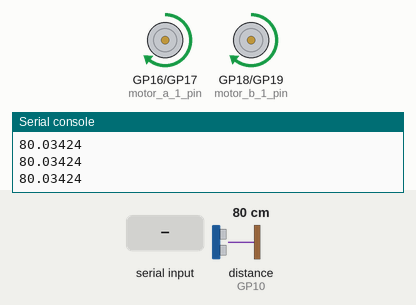
The program below on a simulated Raspberry Pi Pico running MicroPython. Parts: motor-driver pin pairs drawn as motors (green arrow = first pin HIGH = forward, orange = second pin HIGH = backward, longer = more drive), the last lines printed to the serial console. The test bench sets the inputs (shaded band); at power-on: distance to the obstacle (sensor on GP10) 80 cm. The echo pulse lasts 58.3 µs per cm; random numbers come from a fixed seed.

Above: at 1.2 s.
1.3 s: distance to the obstacle (sensor on GP10) set to 43 cm
2.8 s: distance to the obstacle (sensor on GP10) set to 37 cm
At 4.7 s:
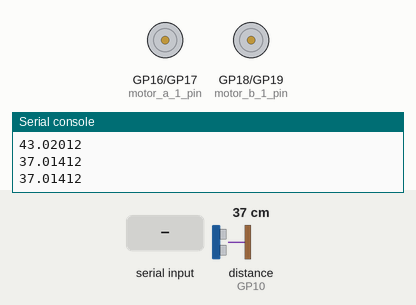
5.8 s: "up\n" received over the second serial link
7.3 s: "run\n" received over the second serial link
At 8.0 s:
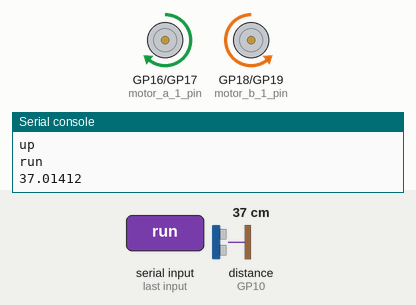
At 9.5 s:
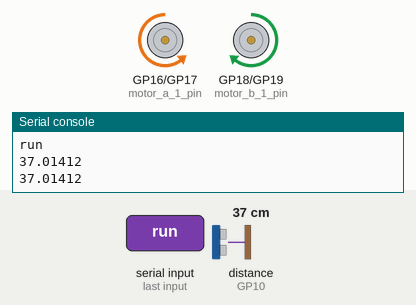
10.3 s: "sp\n" received over the second serial link
11.8 s: "rt\n" received over the second serial link
At 12.6 s:
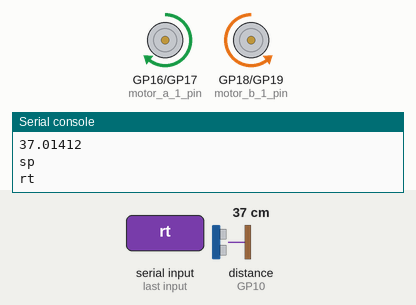
Timing chart, 0 to 14.3 s (numbered marks = the images above; inputs shaded):
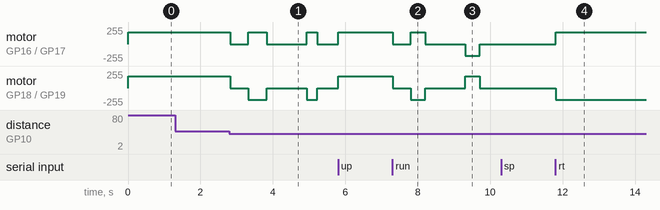

Measured:
- the behaviour switches between 40 and 39 cm on distance to the obstacle (sensor on GP10) (found by bisection; images 0 and 1)
- after the input at 11.8 s, motor on GP16 (motor_a_1_pin) / GP17 (motor_a_2_pin): stopped → forward 178/255 at once; motor on GP18 (motor_b_1_pin) / GP19 (motor_b_2_pin): stopped → backward 178/255 at once

The program:

main.py
```python
# Module
from machine import Pin, PWM, time_pulse_us, UART
from time import sleep
from utime import sleep_us
from random import choice

# Konstanten
GPIO_US_ECHO = 10
GPIO_US_TRIGGER = 11
GPIO_MOTOR_A_1 = 16  # linker Motor
GPIO_MOTOR_A_2 = 17  # linker Motor
GPIO_MOTOR_B_1 = 18  # rechter Motor
GPIO_MOTOR_B_2 = 19  # rechter Motor
MOTOR_A_SPEED = 0.7  # 90% = 90/100
MOTOR_B_SPEED = 0.7  # 90% = 90/100

MOTOR_PWM_FREQ = 500
MAX_DUTY_CYCLE = 65535  # MAX Wert von u16 (16 bit ohne Vorzeichen)

US_MAX_RANGE_CM = 400
TIME_OF_SOUND = 0.03432  # us / cm
US_ECHO_TIMEOUT = int(US_MAX_RANGE_CM * 2 / TIME_OF_SOUND)

UART_ID = 0
UART_BAUDRATE = 9600
UART_TX = 12
UART_RX = 13

# Globale Variablen / Instanzen
auto_mode = True  # Robo faehrt von alleine
echo_pin = Pin(GPIO_US_ECHO, Pin.IN)
trigger_pin = Pin(GPIO_US_TRIGGER, Pin.OUT)

motor_a_1_pin = Pin(GPIO_MOTOR_A_1, Pin.OUT)
motor_a_2_pin = Pin(GPIO_MOTOR_A_2, Pin.OUT)
motor_b_1_pin = Pin(GPIO_MOTOR_B_1, Pin.OUT)
motor_b_2_pin = Pin(GPIO_MOTOR_B_2, Pin.OUT)

motor_a_1_pwm = PWM(motor_a_1_pin, freq=MOTOR_PWM_FREQ, duty_u16=0)
motor_a_2_pwm = PWM(motor_a_2_pin, freq=MOTOR_PWM_FREQ, duty_u16=0)
motor_b_1_pwm = PWM(motor_b_1_pin, freq=MOTOR_PWM_FREQ, duty_u16=0)
motor_b_2_pwm = PWM(motor_b_2_pin, freq=MOTOR_PWM_FREQ, duty_u16=0)

# Methoden
def motor_on(motor_pwm1, motor_pwm2, speed):
    '''
    Schaltet einen Motor mit einer gegeben Geschwindigkeit ein.
    Ein Motor hat 2 Anschlüsse: motor_pwm1, motor_pwm2
    Ist die Geschwindigkeit 0 so ist der Motor aus.
    '''
    motor_pwm1.duty_u16(int(MAX_DUTY_CYCLE * speed))
    motor_pwm2.duty_u16(0)


def robo_go():
    '''
    Schaltet beide Motoren ein und lässt den Robo vorwärts fahren.
    '''
    motor_on(motor_a_1_pwm, motor_a_2_pwm, MOTOR_A_SPEED)  # Motor A
    motor_on(motor_b_1_pwm, motor_b_2_pwm, MOTOR_B_SPEED)  # Motor B


def robo_stop():
    '''
    Schaltet beide Motoren aus und der der Robo stoppt.
    '''
    motor_on(motor_a_1_pwm, motor_a_2_pwm, 0)
    motor_on(motor_b_1_pwm, motor_b_2_pwm, 0)
    sleep(0.5)


def robo_turn_left():
    motor_on(motor_a_2_pwm, motor_a_1_pwm, MOTOR_A_SPEED)  # Motor A
    motor_on(motor_b_1_pwm, motor_b_2_pwm, MOTOR_B_SPEED)  # Motor B


def robo_turn_right():
    motor_on(motor_a_1_pwm, motor_a_2_pwm, MOTOR_A_SPEED)  # Motor A
    motor_on(motor_b_2_pwm, motor_b_1_pwm, MOTOR_B_SPEED)  # Motor B


def robo_turn():
    '''
    Lässt beide Motoren entgegengesetzt laufen um den Robo zu drehen.
    Die Drehrichtung ist zufällig.
    Die Drehweite wird über die Zeit gesteuert.
    Die Drehweite und somit die Zeit ist zufällig.
    '''
    direction = choice([0, 1])  # List von 0 und 1, links und rechts
    if direction:
        robo_turn_left()
    else:
        robo_turn_right()
    turn_time = choice([0.1, 0.2, 0.3, 0.4, 0.5, 0.6])
    sleep(turn_time)  # Robo dreht 0.1, 0.2, 0.3, 0.4, 0.5 ODER 0.6 Sekunden...
    robo_stop()  # ... und stoppt.


def get_distance():
    '''
    Methode missed die Entfernung zu einem Hindernis
    und gibt die Entfernung in cm zurück.
    '''
    trigger_pin.value(0)
    sleep_us(10)
    trigger_pin.value(1)
    sleep_us(10)
    trigger_pin.value(0)
    pulse_time = time_pulse_us(echo_pin, 1, US_ECHO_TIMEOUT)
    if pulse_time <= 0:
        pulse_time = US_ECHO_TIMEOUT
    distance_cm = pulse_time / 2 * TIME_OF_SOUND
    return distance_cm

def uart_rx_idle(uart: UART):
    global auto_mode
    if uart.any() > 0:             # check if received anything
        data = uart.read()           # read from UART
        data = data.strip()          # remove white spaces and line breaks
        data = data.decode('utf-8')  # convert bytes to string as UTF-8
        data = data.lower()          # convert to lower case
        print(data)
        if data == "run":
            auto_mode = True
        if data == "sp" or data == "dn" or data == "connected":
            robo_stop()
            auto_mode = False
        if data == "rt":
            robo_turn_right()
            auto_mode = False
        if data == "lt":
            robo_turn_left()
            auto_mode = False
        if data == "up":
            robo_go()
            auto_mode = False

try:
    bt_uart = UART(UART_ID, baudrate=UART_BAUDRATE, tx=Pin(UART_TX), rx=Pin(UART_RX))
    bt_uart.irq(handler=uart_rx_idle, trigger=UART.IRQ_RXIDLE, hard=False)

    # Hauptschleife
    while True:
        if auto_mode:
            # Messe Entfernung
            distance = get_distance()
            # Ausgabe der Entfernung in Thonny Shell
            print(distance)

            # Wenn Entfernung < 40 cm
            if distance < 40:
                # Stoppe Robo
                robo_stop()
                # Drehe Robo
                robo_turn()
            else:
                # Andefalls Fahre
                robo_go()
            # verlangsame Entfernungsmessung um Fehlmessungen zu verringern
            sleep(0.1)
except KeyboardInterrupt:
    robo_stop()
```

jdy33_uart.py
```python
from machine import Pin, UART
from time import sleep

# Bluetooth - UART adapter
# - JDY-31:    BT CLassic only
# - JDY-33:    BT CLassic and BLE

UART_ID = 0            # Use UART0 (pins GP0=TX, GP1=RX by default)
TX_PIN = 0             # GP0 -> RX JDY-31/33
RX_PIN = 1             # GP1 -> TX JDY-31/33
BAUD_RATE = 9600       # 9600 is default

BAUD_DICT = {
    "4" : 9600
}

class BtUartAdapter:
    def __init__(self, uart_id=UART_ID, baudrate=BAUD_RATE, tx_pin=TX_PIN, rx_pin=RX_PIN):
        self.uart = UART(uart_id, baudrate=baudrate, tx=Pin(tx_pin), rx=Pin(rx_pin))

    def send_cmd(self, cmd):
        response = None
        key = None
        value = None
        self.uart.write(cmd + "\r\n")
        sleep(0.5)
        if self.uart.any():
            response = self.uart.read().decode().strip()

        if response:
            if "=" in response:
                key, value = response.split("=")
            elif response.lower() == "ok":
                key = cmd
                value = response

        return key, value

    def info(self):
        at_cmd, value = self.send_cmd("AT+VERSION")
        if at_cmd and value:
            print(f"{at_cmd}={value}")

        at_cmd, value = self.send_cmd("AT+LADDR")
        if at_cmd and value:
            print(f"{at_cmd}={value}")

        at_cmd, value = self.send_cmd("AT+BAUD")
        if at_cmd and value:
            print(f"{at_cmd}={BAUD_DICT[value]}")

        at_cmd, name1 = self.send_cmd("AT+NAME")
        at_cmd, name2 = self.send_cmd("AT+NAMB")

        if name1 and name2:
            print(f"\nConnect to BT-UART adapter '{name1}' or '{name2}'.")
        elif name1:
            print(f"\nConnect to BT-UART adapter '{name1}'.")
        else:
            self.uart.deinit()
            print("WARNING! BT-UART adapter is not connected.")


if __name__ == "__main__":
    UART_ID = 0            # Use UART0 (pins GP0=TX, GP1=RX by default)
    TX_PIN = 12            # GP0 -> RX JDY-31/33
    RX_PIN = 13            # GP1 -> TX JDY-31/33

    bt_uart_adapter = BtUartAdapter(tx_pin=TX_PIN, rx_pin=RX_PIN)

    #bt_uart_adapter.send_cmd("AT+NAMEJDY-33-SPP-00")
    #bt_uart_adapter.send_cmd("AT+NAMBJDY-33-BLE-00")

    bt_uart_adapter.info()
```

boot.py
```python
from jdy33_uart import BtUartAdapter

UART_ID = 0            # Use UART0 (pins GP0=TX, GP1=RX by default)
TX_PIN = 12            # GP0 -> RX JDY-31/33
RX_PIN = 13            # GP1 -> TX JDY-31/33

#bt_uart_adapter = BtUartAdapter(tx_pin=TX_PIN, rx_pin=RX_PIN)

#bt_uart_adapter.send_cmd("AT+NAMEJDY-33-SPP-00")
#bt_uart_adapter.send_cmd("AT+NAMBJDY-33-BLE-00")

#bt_uart_adapter.info()
```
